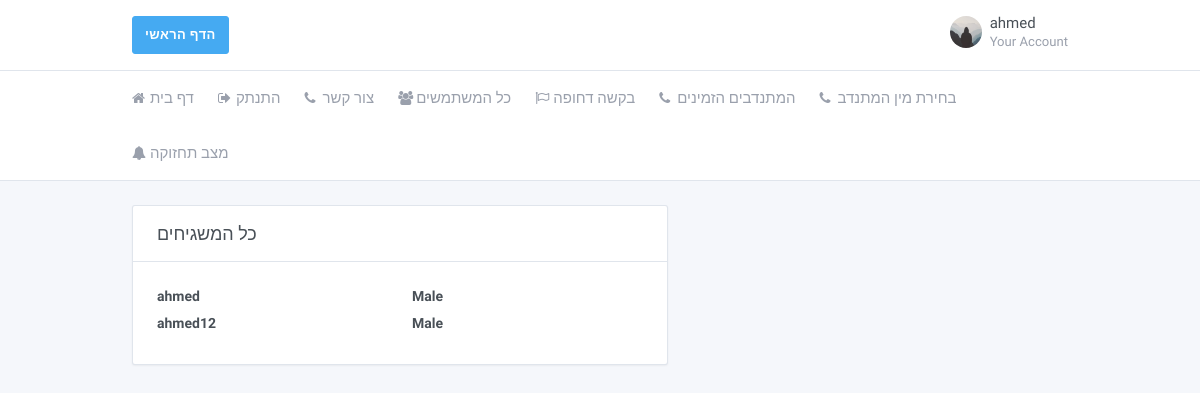
Before: /profiles_gender/ (signed in) with the older database file.
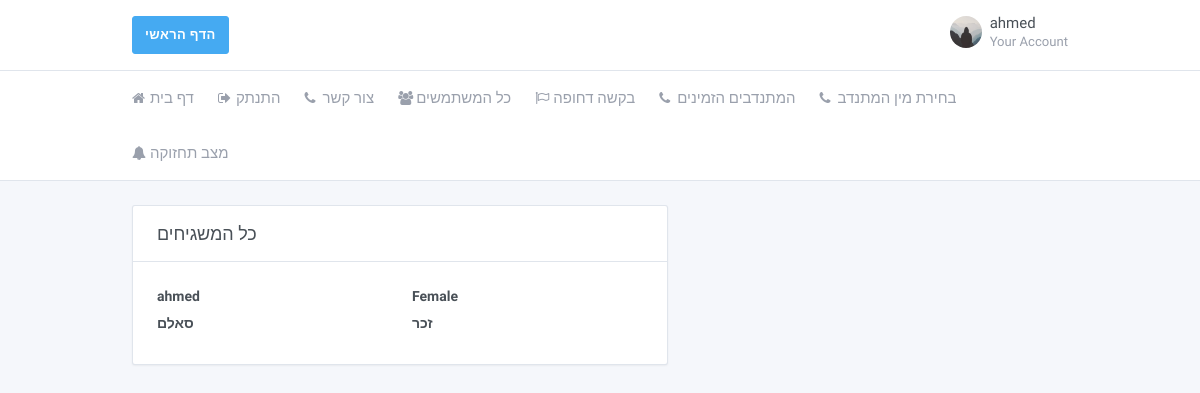
After: the same page with the newer database file.
### core/models.py (models this page shows, shortened)
class Profile(models.Model):
    user = models.OneToOneField(User, on_delete=models.CASCADE)
    profile_photo = models.FileField(default='default.jpg', upload_to='profile_photos')
    status_info = models.CharField(max_length=10, choices=Status_Info_CHOICES, default='זמין')
    is_volunteer = models.BooleanField(default=False)
    is_active = models.BooleanField(default=True)
    phone_regex = RegexValidator(regex=r'^\+?1?\d{9,10}$',
                                 message="Phone number must be entered in the format: '+0000000000'")
    phone_number = models.CharField(validators=[phone_regex], max_length=10, blank=True)
    gender = models.CharField(max_length=10, choices=GENDER_CHOICES, default='זכר')
    address = models.CharField(max_length=40, choices=ADDRESS_CHOICES, default='BeerSheba')
    rating = models.CharField(max_length=10, choices=Rating_CHOICES, default='good')

### core/views.py (the view)
# urls.py: url(r'^profiles_gender/$', views.get_all_volunteers_gender, name='core/profiles_gender.html'),
def get_all_volunteers_gender(request):
    context = {}
    context.update({'all_volunteers': get_all_volunteers()})
    return render(request, 'core/profiles_gender.html', context)

### core/views.py (called while the page is built)
def get_all_volunteers():
    result = list()
    users_list = Profile.objects.all()
    for user_item in users_list:
        if getattr(user_item, "is_volunteer"):
            result.append(user_item)
    return result

### core/templates/core/profiles_gender.html (shortened to what this page needs)
{%load static %}
{% load crispy_forms_tags %}
<!doctype html>
<html dir="ltr" lang="en">
<head>
    <link href="https://maxcdn.bootstrapcdn.com/font-awesome/4.7.0/css/font-awesome.min.css" rel="stylesheet">
    <link href="{%static 'core/dashboard.css'%}" rel="stylesheet"/>
</head>
<body>
<div class="page">
    <div class="page-main">
        <div class="header py-4">
            <div class="container">
                <div class="d-flex">
                    <a type="button" class="btn btn-info" href="{%url 'home'%}">הדף הראשי</a>
                    <div class="d-flex order-lg-2 ml-auto">
                        <div class="dropdown">
                            <a class="nav-link pr-0 leading-none" data-toggle="dropdown"
                               href="{%url 'profile' user.username%}">
                                <span class="avatar"
                                      style="background-image: url({{user.profile.profile_photo.url}})"></span>
                                <span class="ml-2 d-none d-lg-block">
                      <span class="text-default">{{user.username}}</span>
                      <small class="text-muted d-block mt-1">Your Account</small>
                    </span>
                            </a>
                        </div>
                    </div>
                </div>
            </div>
        </div>
        <div class="header collapse d-lg-flex p-0" id="headerMenuCollapse">
            <div class="container">
                <div class="row align-items-center">
                    <div class="col-lg order-lg-first">
                        <ul class="nav nav-tabs border-0 flex-column flex-lg-row">
                            <li class="nav-item">
                                <a class="nav-link" href="{%url 'home'%}"><i class="fa fa-home"></i> דף בית</a>
                            </li>
                            <li class="nav-item">
                                <a class="nav-link" href="{%url 'logout'%}"><i class="fa fa-sign-out"></i> התנתק </a>
                            </li>
                            <li class="nav-item">
                                <a class="nav-link" href="/contact_us/"><i class="fa fa-phone"></i> צור קשר </a>
                            </li>
                            <li class="nav-item">
                                <a class="nav-link" href="/all_profiles/"><i class="fa fa-users"></i> כל המשתמשים </a>
                            </li>
                            {% if not person.profile.is_volunteer %}
                            <li class="nav-item">
                                <a class="nav-link" href="/urgent_request/"><i class="fa fa-flag-o"></i> בקשה דחופה </a>
                            </li>
                            <li class="nav-item">
                               <a class="nav-link" href="/available_profiles/"><i class="fa fa-phone"></i>המתנדבים הזמינים</a>
                            </li>
                            <li class="nav-item">
                               <a class="nav-link" href="/profiles_gender/"><i class="fa fa-phone"></i>בחירת מין המתנדב</a>
                            </li>
                            <li class="nav-item">
                                   <a class="nav-link" href="/updates/"><i class="fa fa-bell"></i>מצב תחזוקה</a>
                                </li>
                            {%endif%}
                        </ul>
                    </div>
                </div>
            </div>
        </div>
        <div class="my-3 my-md-5">
            <div class="container">
                <div class="row">
                    <div class="col-lg-7">
                        <div class="card">
                            <div class="card-header">
                                <h3 class="card-title">כל המשגיחים </h3>
                            </div>
                            <div class="card-body">
                                {%for volunteer in all_volunteers%}
                                <div class="row">
                                    <div class="col">
                                        <a class="text-default"
                                           href="{%url 'profile' volunteer.user.username%}"><label
                                                class="form-label">{{volunteer.user.username}}</label></a>
                                    </div>
                                    <div class="col">
                                        <a class="text-default"><label
                                                class="form-label">{{volunteer.gender}}</label></a>
                                    </div>
                                </div>
                                {%endfor%}
                            </div>
                        </div>
                    </div>
                    <div class="col-lg-2">
                    </div>
                </div>
            </div>
        </div>
    </div>
</div>
</body>
</html>

Changed rows visible on the page:
no longer on this page (row edited): Profile: user.username "ahmed12", gender "Male"
changed Profile "ahmed": gender "Male" → "Female"
added Profile: user.username "סאלם", gender "זכר"
